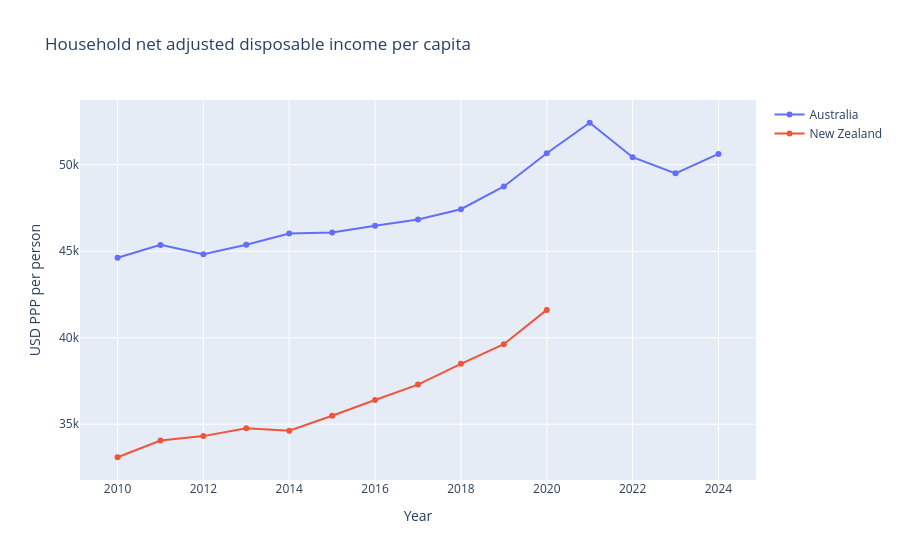

Write notebook code for a chart like this one.
### Markdown cell above
## Peer benchmark - AU vs Anglo peers

Starter: disposable income, AU vs NZ & Canada. Swap `PEERS` / the substring to retarget. Sign-flip lower-is-better indicators before any composite.

### Code cell
PEERS = ["Australia", "New Zealand", "Canada"]
income = indicator_series("disposable income per capita", PEERS)

fig = px.line(
    income, x="TIME_PERIOD", y="OBS_VALUE", color="Reference area", markers=True,
    labels={"TIME_PERIOD": "Year", "OBS_VALUE": "USD PPP per person"},
    title="Household net adjusted disposable income per capita",
)
fig.update_layout(hovermode="x unified", legend_title_text="")
fig

### Figure 1 — Plotly figure (JSON) as saved in the notebook; plotly's stock layout.template omitted (floating-point values rounded to 4 significant figures)
{"data": [{"hovertemplate": "Reference area=Australia<br>Year=%{x}<br>USD PPP per person=%{y}<extra></extra>", "legendgroup": "Australia", "line": {"color": "#636efa", "dash": "solid"}, "marker": {"symbol": "circle"}, "mode": "lines+markers", "name": "Australia", "orientation": "v", "showlegend": true, "type": "scatter", "x": [2010, 2011, 2012, 2013, 2014, 2015, 2016, 2017, 2018, 2019, 2020, 2021, 2022, 2023, 2024], "xaxis": "x", "y": [44620.0, 45370.0, 44830.0, 45380.0, 46030.0, 46090.0, 46470.0, 46830.0, 47430.0, 48750.0, 50670.0, 52430.0, 50440.0, 49500.0, 50630.0], "yaxis": "y"}, {"hovertemplate": "Reference area=New Zealand<br>Year=%{x}<br>USD PPP per person=%{y}<extra></extra>", "legendgroup": "New Zealand", "line": {"color": "#EF553B", "dash": "solid"}, "marker": {"symbol": "circle"}, "mode": "lines+markers", "name": "New Zealand", "orientation": "v", "showlegend": true, "type": "scatter", "x": [2010, 2011, 2012, 2013, 2014, 2015, 2016, 2017, 2018, 2019, 2020], "xaxis": "x", "y": [33090.0, 34060.0, 34310.0, 34770.0, 34630.0, 35490.0, 36400.0, 37290.0, 38490.0, 39630.0, 41610.0], "yaxis": "y"}], "layout": {"hovermode": "x unified", "legend": {"title": {"text": ""}, "tracegroupgap": 0}, "title": {"text": "Household net adjusted disposable income per capita"}, "xaxis": {"anchor": "y", "domain": [0.0, 1.0], "title": {"text": "Year"}}, "yaxis": {"anchor": "x", "domain": [0.0, 1.0], "title": {"text": "USD PPP per person"}}}}
